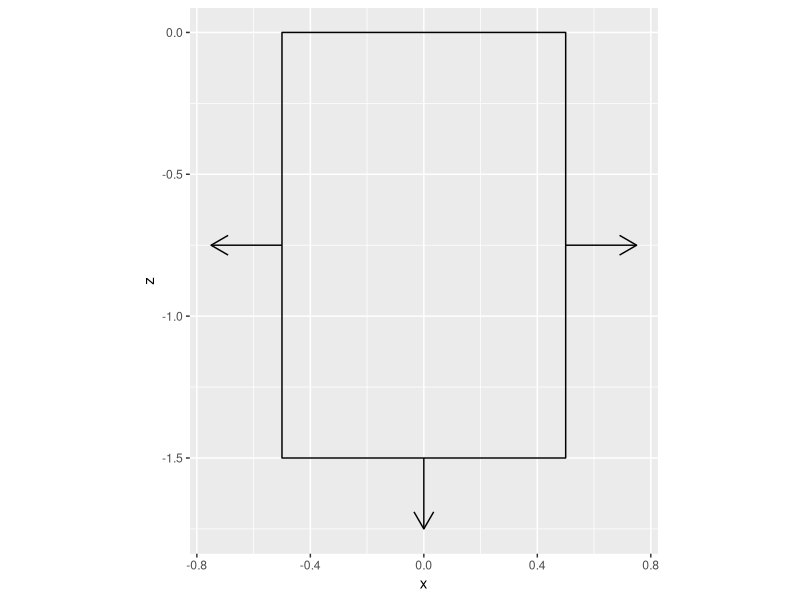
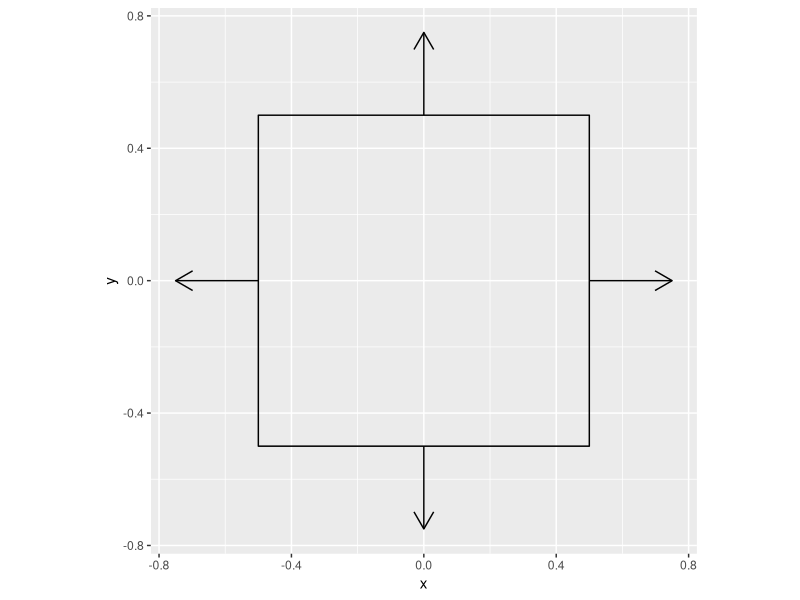

Reproduce these figures in R, in order.
## ---- chunk 1
library(ggplot2) 
library(dplyr)
library(patchwork)
rect_base <- data.frame(x = c(-0.5, 0.5, 0.5, -0.5), y = c(-0.5, -0.5, 0.5, 0.5))
arrow_base <- data.frame(x = c(-0.5, 0, 0.5, 0), 
                            y = c(0, -0.5, 0, 0.5))
top_df_arrows <- arrow_base %>%
  mutate(xend = x*1.5, yend = y*1.5)
bottom_df_arrows <- arrow_base %>% 
  mutate(y = y*1.5,
         xend = x*1.5,
         yend = y + 0.25 * sign(y)) %>% filter(y <= 0)
bottom_df <- rect_base %>% mutate(y = y*1.5)
p_top <- ggplot() + 
  geom_polygon(data = rect_base, aes(x, y), color = "black", fill = NA) +
  geom_segment(data = top_df_arrows, aes(x, y, xend = xend, yend = yend), arrow = grid::arrow(length = unit(0.5, "cm")))  +
  coord_equal()

p_side <- ggplot() +
  geom_polygon(data = bottom_df, aes(x, y - 0.75), color = "black", fill = NA) +
  geom_segment(data = bottom_df_arrows, aes(x, y - 0.75, xend = xend, yend = yend - 0.75), arrow = grid::arrow(length = unit(0.5, "cm"))) +
  ylab("z") + xlab("x") +
  coord_equal()

# p_top / p_side
